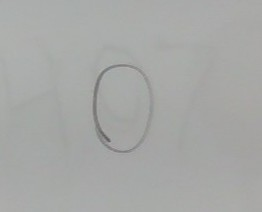
#> input picture fotos lousa/WIN_20261126_16_44_19_Pro.jpg, 262 x 212 px; its folder holds only this picture in this run
$ python -i preprocess.py   (imports and definitions only)
#> lines starting #> are read from the running program, lines starting #| are printed output that depends on the picture; after the words box and inside, x2 and y2 are one past the last pixel; in counts of white or black regions, pixels touching at a corner belong together
"""
Pré-processamento compartilhado de dígitos manuscritos.

Este módulo concentra as etapas que transformam uma fotografia (ou um
quadro da câmera) em uma imagem no padrão MNIST:

    - 28x28 pixels;
    - fundo preto (0);
    - número branco (255);
    - imagem estritamente binária (somente 0 e 255).

Ele é usado pelo processar.py (criação do dataset) e pode ser importado
pela câmera / inferência para garantir que o modelo receba imagens
processadas exatamente da mesma forma que no treinamento:

    from preprocess import preprocessar_digito

    imagem_28x28 = preprocessar_digito(quadro_bgr)
"""

import random

from pathlib import Path

import cv2
import numpy as np


# Tamanho final das imagens.
TAMANHO_FINAL = 28

# Tamanho aproximado que o número ocupará dentro da imagem.
TAMANHO_NUMERO = 20

# Semente para tornar os resultados reproduzíveis.
SEMENTE = 42

# Limiar usado para voltar a imagem para 0/255 depois de
# redimensionamentos e transformações geométricas.
# É baixo de propósito: traços finos ficam acinzentados após
# a redução para 20x20 e não podem desaparecer.
LIMIAR_BINARIZACAO = 64

# Borda preta adicionada antes da rotação para que os traços
# do número não sejam cortados pelos limites da imagem.
MARGEM_AUMENTO = 8

# Limites do aumento de dados.
ANGULO_MAXIMO = 12
DESLOCAMENTO_MAXIMO = 2


def carregar_imagem(entrada):
    """
    Aceita um caminho (str ou Path) ou uma imagem já carregada
    (np.ndarray BGR ou em escala de cinza).

    Retorna a imagem em escala de cinza ou None se não for possível ler.
    """

    if isinstance(entrada, (str, Path)):
        imagem = cv2.imread(str(entrada))
#> imagem is the input picture: shape (212, 262, 3); mean B, G, R 166.1, 167.9, 166.8
    else:
        imagem = entrada

    if imagem is None or not isinstance(imagem, np.ndarray) or imagem.size == 0:
        return None

    if imagem.ndim == 2:
        return imagem

    if imagem.shape[2] == 4:
        return cv2.cvtColor(imagem, cv2.COLOR_BGRA2GRAY)

    return cv2.cvtColor(imagem, cv2.COLOR_BGR2GRAY)


def rebinarizar(imagem, limiar=LIMIAR_BINARIZACAO):
    """
    Força a imagem a conter apenas os valores 0 e 255.
    """

    _, binaria = cv2.threshold(
        imagem,
        limiar,
        255,
        cv2.THRESH_BINARY
    )

    return binaria


def binarizar_fotografia(imagem_cinza):
    """
    Separa o número do fundo de uma fotografia em escala de cinza.

    Supõe número escuro sobre papel claro e devolve número branco
    sobre fundo preto.
    """

    # Aplica um desfoque leve para reduzir pequenas
    # imperfeições e ruídos da fotografia.
    imagem_suave = cv2.GaussianBlur(
        imagem_cinza,
        (5, 5),
        0
    )

    # binarização: deixa o número branco e o fundo preto.
    _, imagem_binaria = cv2.threshold(
        imagem_suave,
        0,
        255,
        cv2.THRESH_BINARY_INV + cv2.THRESH_OTSU
    )
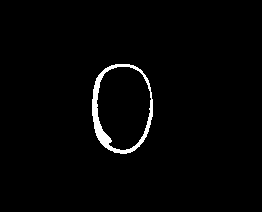
#> imagem_binaria: shape (212, 262); 1.9% white; 1 white region, box (x1, y1, x2, y2) and area: (92, 64, 153, 154) 1028

    return imagem_binaria


# [84 lines left out: functions detectar_regiao_papel, binarizar_adaptativo_camera, not called in this run]


def normalizar_binaria(imagem_binaria):
    """
    Recorta o número, centraliza em um quadrado, reduz para
    aproximadamente 20x20 e insere no centro de uma imagem 28x28.

    Retorna None se a imagem não tiver nenhum pixel branco.
    """

    # Localiza os pixels brancos, que representam
    # o número manuscrito.
    pontos = cv2.findNonZero(imagem_binaria)
#> pontos = contour of 1028 points, box (x1, y1, x2, y2) (92, 64, 153, 154), area 109

    if pontos is None:
        return None

    # Calcula o menor retângulo que contém todos
    # os pixels brancos e recorta essa região.
    x, y, largura, altura = cv2.boundingRect(pontos)
#> x = 92; y = 64; largura = 61; altura = 90

    recorte = imagem_binaria[
        y:y + altura,
        x:x + largura
    ]
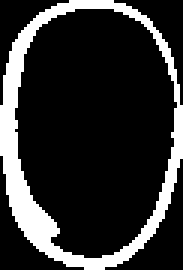
#> recorte: shape (90, 61) (shown 3 times larger); 18.7% white; 1 white region, box (x1, y1, x2, y2) and area: (0, 0, 61, 90) 1028

    # Cria uma imagem quadrada preta e coloca o
    # número no centro, preservando a proporção.
    lado = max(largura, altura)
#> lado = 90

    imagem_quadrada = np.zeros(
        (lado, lado),
        dtype=np.uint8
    )

    inicio_x = (lado - largura) // 2
#> inicio_x = 14
    inicio_y = (lado - altura) // 2
#> inicio_y = 0

    imagem_quadrada[
        inicio_y:inicio_y + altura,
        inicio_x:inicio_x + largura
    ] = recorte
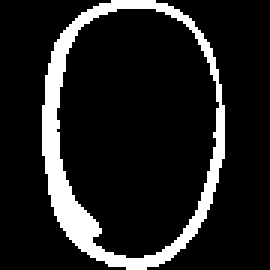
#> imagem_quadrada: shape (90, 90) (shown 3 times larger); 12.7% white; 1 white region, box (x1, y1, x2, y2) and area: (14, 0, 75, 90) 1028

    # Redimensiona o número para aproximadamente 20x20.
    # INTER_AREA ajuda na redução da imagem.
    numero_redimensionado = cv2.resize(
        imagem_quadrada,
        (TAMANHO_NUMERO, TAMANHO_NUMERO),
        interpolation=cv2.INTER_AREA
    )
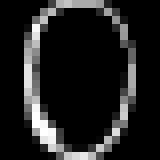
#> numero_redimensionado: shape (20, 20) (shown 8 times larger); min 0, max 255, mean 32.4

    # Cria uma imagem completamente preta 28x28
    # e insere o número branco no centro.
    imagem_final = np.zeros(
        (TAMANHO_FINAL, TAMANHO_FINAL),
        dtype=np.uint8
    )

    posicao = (TAMANHO_FINAL - TAMANHO_NUMERO) // 2

    imagem_final[
        posicao:posicao + TAMANHO_NUMERO,
        posicao:posicao + TAMANHO_NUMERO
    ] = numero_redimensionado
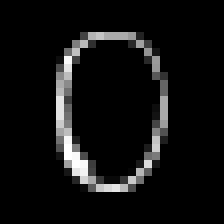
#> imagem_final: shape (28, 28) (shown 8 times larger); min 0, max 255, mean 16.5

    # O redimensionamento cria tons de cinza nas bordas;
    # volta para 0/255.
    return rebinarizar(imagem_final)
#> in rebinarizar, `_, binaria = cv2.threshold( imagem, limiar, 255, cv2.THRESH_BINARY )`:
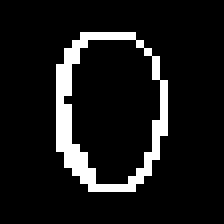
#> binaria: shape (28, 28) (shown 8 times larger); 9.6% white in thin lines or dots, all inside (x1, y1, x2, y2) = (7, 4, 21, 24)


def preprocessar_digito(imagem_bgr_ou_path):
    """
    Transforma uma fotografia (caminho ou np.ndarray BGR/cinza)
    em uma imagem 28x28 uint8, fundo preto e número branco (0/255).

    Retorna None se a imagem não puder ser lida ou não tiver número.
    """

    imagem_cinza = carregar_imagem(imagem_bgr_ou_path)

    if imagem_cinza is None:
        return None

    imagem_binaria = binarizar_fotografia(imagem_cinza)

    return normalizar_binaria(imagem_binaria)


# [103 lines left out: functions _deslocar, aumentar_digito, not called in this run]

>>> result = preprocessar_digito('fotos lousa/WIN_20261126_16_44_19_Pro.jpg')

$ run again, on fotos lousa/WIN_20261126_16_44_51_Pro.jpg
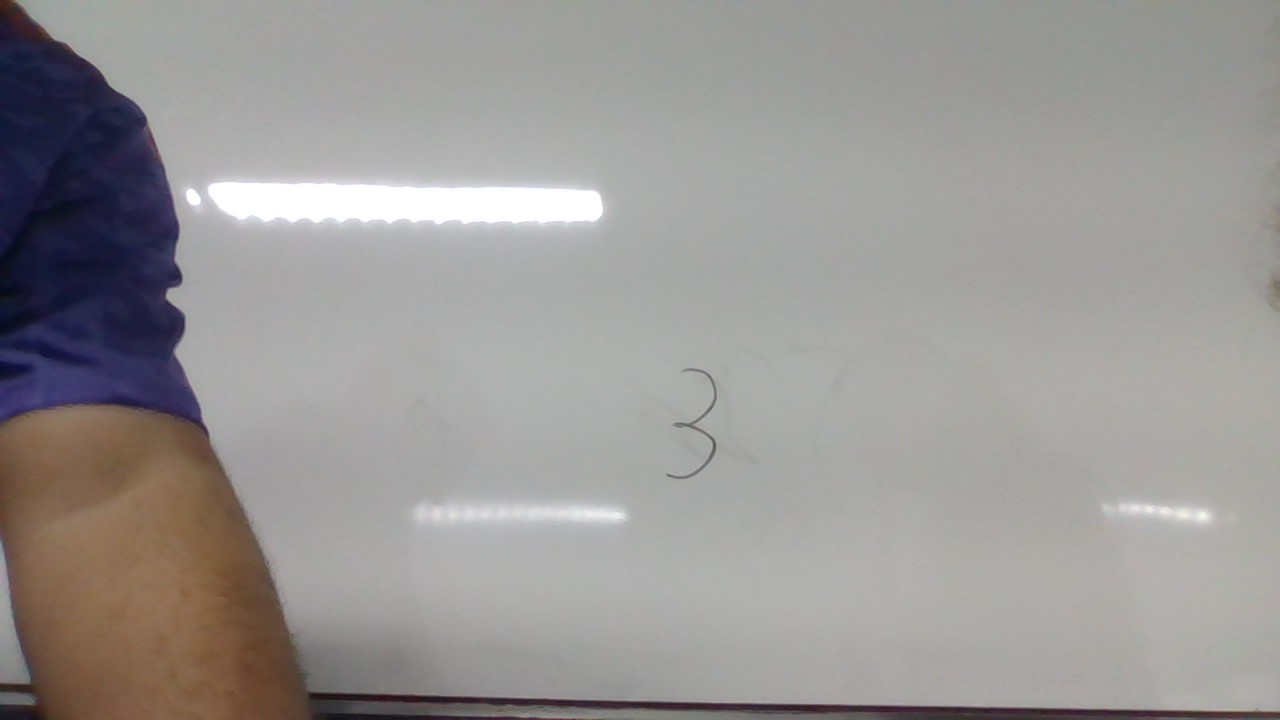
#> input picture fotos lousa/WIN_20261126_16_44_51_Pro.jpg, 1280 x 720 px
#> in carregar_imagem, imagem is the input picture: shape (720, 1280, 3); mean B, G, R 149.5, 151.1, 154
#> in binarizar_fotografia, `_, imagem_binaria = cv2.threshold( imagem_suave, 0, 255, cv2.THRESH_BI..`:
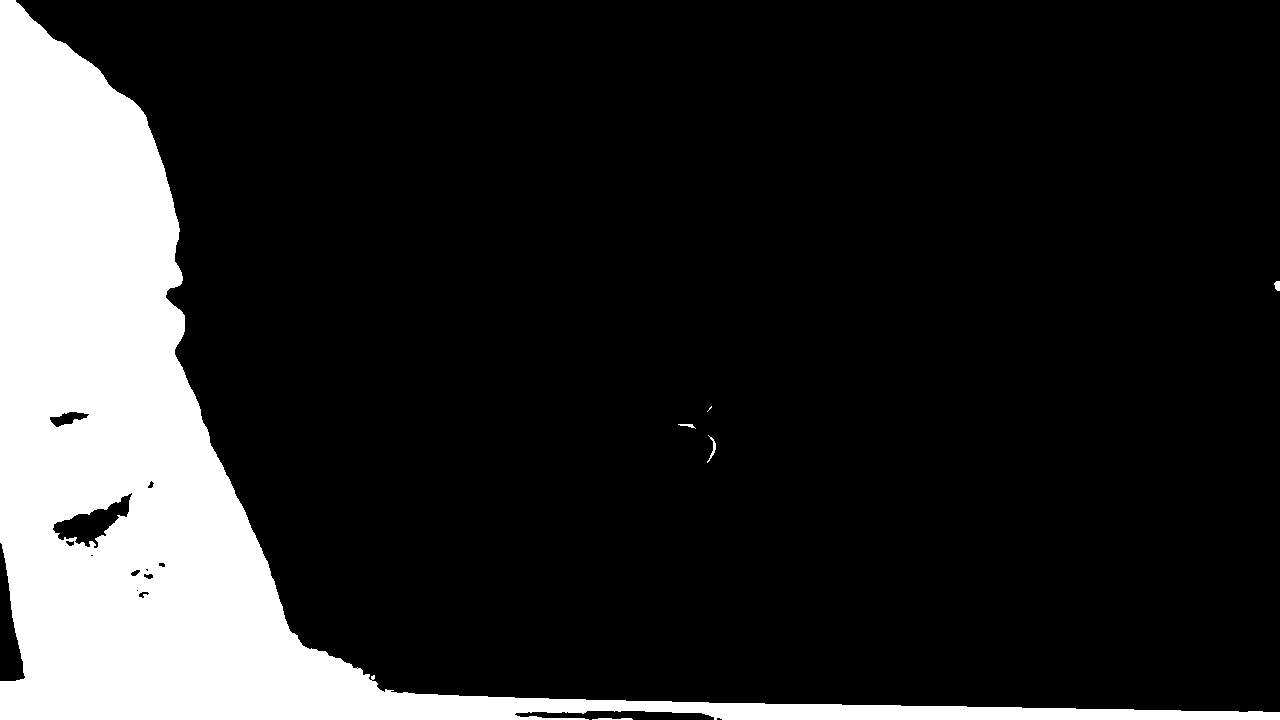
#> imagem_binaria: shape (720, 1280); 17% white; 6 white regions (1 under 20 px), largest, box (x1, y1, x2, y2) and area: (0, 0, 1280, 720) 156090, (707, 435, 716, 463) 66, (592, 718, 633, 720) 66, (1274, 281, 1280, 291) 48, (678, 424, 696, 429) 39
#> pontos = contour of 156317 points, box (x1, y1, x2, y2) (0, 0, 1280, 720), area 363946
#> x = 0; largura = 1280; altura = 720
#> lado = 1280
#> inicio_x = 0
#> inicio_y = 280
#> imagem_quadrada: shape (1280, 1280); 9.5% white; 6 white regions (1 under 20 px), largest, box (x1, y1, x2, y2) and area: (0, 280, 1280, 1000) 156090, (707, 715, 716, 743) 66, (592, 998, 633, 1000) 66, (1274, 561, 1280, 571) 48, (678, 704, 696, 709) 39
#> in rebinarizar, `_, binaria = cv2.threshold( imagem, limiar, 255, cv2.THRESH_BINARY )`:
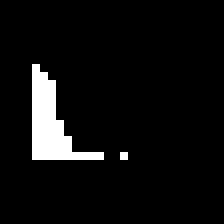
#> binaria: shape (28, 28) (shown 8 times larger); 5.9% white; 2 white regions (1 under 20 px), largest, box (x1, y1, x2, y2) and area: (4, 8, 13, 20) 45
